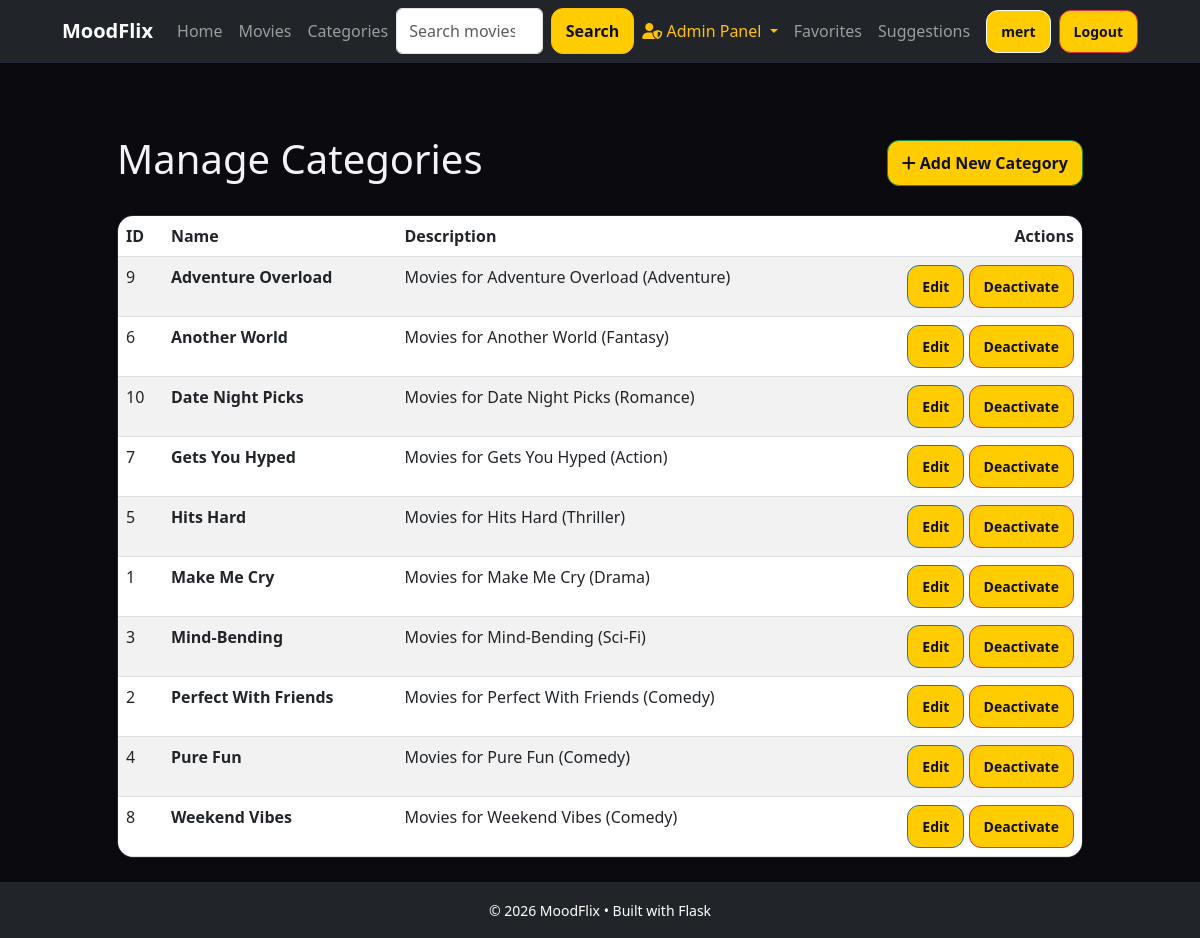
Page /admin/categories (signed in) on the earlier database version.
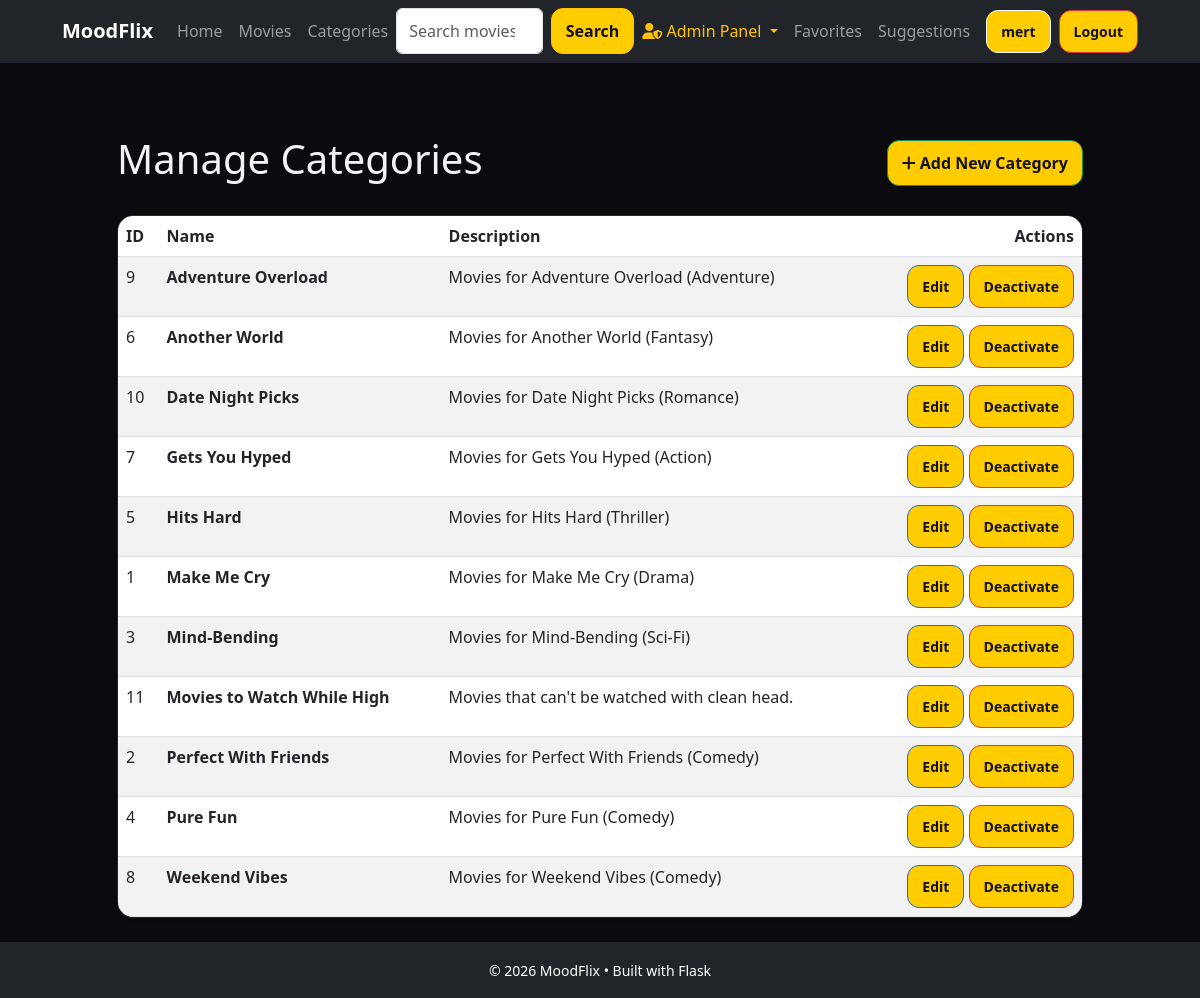
Same page on the later database version.
### app/models/mood_category.py (models this page shows, shortened)
class MoodCategory(db.Model):
    __tablename__ = "mood_categories"
    id = db.Column(db.Integer, primary_key=True)
    name = db.Column(db.String(255), nullable=False)
    description = db.Column(db.Text, nullable=True)

### app/controllers/admin_controller.py (the view)
@admin_bp.get("/categories")
def list_categories():
    guard = _require_admin()
    if guard:
        return guard
    categories = AdminService.adminListCategories()
    return render_template("admin/categories.html", categories=categories)

### app/__init__.py (called while the page is built)
def init_extensions(app: Flask) -> None:
    db.init_app(app)
    import_models()
    migrate.init_app(app, db)
    login_manager.init_app(app)
    login_manager.login_view = "auth.login"
    from app.models.user import User
    @login_manager.user_loader
    def load_user(user_id):
        return User.query.get(int(user_id))

### app/controllers/admin_controller.py (called while the page is built)
def _require_admin():
    if not current_user.is_authenticated:
        flash("Please log in as admin.", "error")
        return redirect(url_for("auth.login"))
    if getattr(current_user, "role", None) != "admin":
        flash("Admin access required.", "error")
        return redirect(url_for("home.index"))
    return None

### app/services/admin_service.py (called while the page is built)
    @staticmethod
    def adminListCategories() -> list[MoodCategory]:
        return MoodCategory.query.order_by(MoodCategory.name.asc()).all()

### app/views/templates/admin/categories.html (shortened to what this page needs)
{% extends "base.html" %}
{% block content %}
<div class="container mt-5">
    <div class="d-flex justify-content-between align-items-center mb-4">
        <h1>Manage Categories</h1>
        <a href="{{ url_for('admin.add_category') }}" class="btn btn-success">
            <i class="fas fa-plus"></i> Add New Category
        </a>
    </div>
    <div class="card shadow-sm">
        <div class="card-body p-0">
            <table class="table table-striped table-hover mb-0">
                <thead class="thead-dark">
                    <tr>
                        <th>ID</th>
                        <th>Name</th>
                        <th>Description</th>
                        <th class="text-end">Actions</th>
                    </tr>
                </thead>
                <tbody>
                    {% for category in categories %}
                    <tr>
                        <td>{{ category.id }}</td>
                        <td class="fw-bold">{{ category.name }}</td>
                        <td>{{ category.description }}</td>
                        <td class="text-end">
                            <a href="{{ url_for('admin.edit_category', category_id=category.id) }}" class="btn btn-sm btn-outline-primary">
                                Edit
                            </a>
                            <form action="{{ url_for('admin.deactivate_category', category_id=category.id) }}" method="POST" class="d-inline-block" onsubmit="return confirm('Are you sure? This will remove this category from all movies.');">
                                <button type="submit" class="btn btn-sm btn-outline-danger">
                                    Deactivate
                                </button>
                            </form>
                        </td>
                    </tr>
                    {% else %}
                    <tr>
                        <td colspan="4" class="text-center py-4">
                            <p class="text-muted mb-0">No categories found.</p>
                        </td>
                    </tr>
                    {% endfor %}
                </tbody>
            </table>
        </div>
    </div>
</div>
{% endblock %}

Differences in the rows shown:
added MoodCategory: id "11", name "Movies to Watch While High", description "Movies that can't be watched with clean head."
